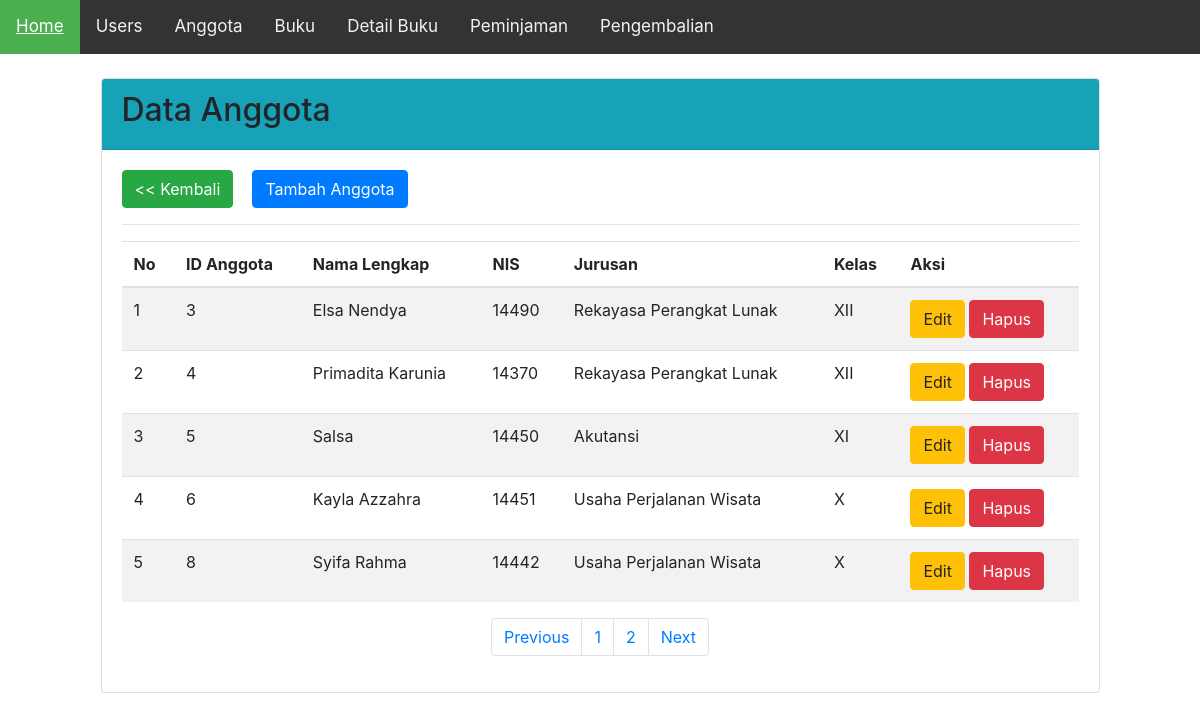
/anggota.php, run on the app's committed database.
### tables this page shows
CREATE TABLE `anggota` (
  `id_anggota` int(11) NOT NULL,
  `nama_anggota` varchar(50) NOT NULL,
  `nis_anggota` varchar(10) NOT NULL,
  `jurusan_anggota` varchar(30) NOT NULL,
  `kelas_anggota` varchar(10) NOT NULL
);

### koneksi.php (called while the page is built, shortened)
<?php
	class database{
		var $host 	= "localhost";
		var $uname	= "root";
		var $passw	= "";
		var $db 	= "perpustakaan";
		function __construct(){
			$this->koneksi = mysqli_connect(
				$this->host,
				$this->uname,
				$this->passw,
				$this->db);
		}
		function tampil_anggota(){
			$query = mysqli_query($this->koneksi,"select * from anggota");
			$data = $query->num_rows;
			return $data;
		}
		function tampil_anggota_paging($awal,$batas){
		$data = mysqli_query($this->koneksi,"select * from anggota order by id_anggota asc limit $awal, $batas");
		while($row= mysqli_fetch_array($data)){
			$hasil[]= $row;
		}
		$jml = $data->num_rows;
		if ($jml != 0) {
			return $hasil;
		}
	}
	}
?>

### view_anggota.php (the view, shortened to what this page needs)
<div class="table-responsive">
		<table class="table table-striped">
		<input class="btn btn-success" style="margin-right:2%;" action="action" onclick="window.history.go(-1); return false;" type="submit" value="&lt;&lt; Kembali">
		<a href="tambah_anggota.php" class="btn btn-primary">Tambah Anggota</a>
		<thead>
		<hr>
		<tr>
			<th>No</th>
			<th>ID Anggota</th>
			<th>Nama Lengkap</th>
			<th>NIS</th>
			<th>Jurusan</th>
			<th>Kelas</th>
			<th>Aksi</th>
		</tr>
		</thead>
		<?php
			foreach($data_anggota as $row){
		?>
		<tr>
		<?php
			$cekjurusan = $row['jurusan_anggota'];
				if($cekjurusan=='AK'){
					$jurusannya="Akutansi";
				}else if($cekjurusan=='AP'){
					$jurusannya="Adminitrasi Perkantoran";
				}else if($cekjurusan=='PM'){
					$jurusannya="Pemasaran";
				}else if($cekjurusan=='UPW'){
					$jurusannya="Usaha Perjalanan Wisata";
				}else if($cekjurusan=='MM'){
					$jurusannya="Multimedia";
				}else if($cekjurusan=='RPL'){
					$jurusannya="Rekayasa Perangkat Lunak";
				}else{
					$jurusannya="Broadcasting";
				}
			$cekkelas = $row['kelas_anggota'];
				if($cekkelas=='1'){
					$kelasnya="X";
				}else if($cekkelas=='2'){
					$kelasnya="XI";
				}else{
					$kelasnya="XII";
				}
		?>
			<td><?php echo $nomor++; ?></td>
			<td><?php echo $row['id_anggota']; ?></td>
			<td><?php echo $row['nama_anggota']; ?></td>
			<td><?php echo $row['nis_anggota']; ?></td>
			<td><?php echo $jurusannya; ?></td>
			<td><?php echo $kelasnya; ?></td>
			<td>
				<a class="btn btn-warning" a href="edit_anggota.php?id_anggota=<?php echo $row['id_anggota']; ?>">Edit</a>
				<a class="btn btn-danger" a href="proses.php?aksi=hapus_anggota&id_anggota=
					<?php echo $row['id_anggota']; ?>
					"onclick='return confirm("Apakah Yakin Ingin Menghapus?")'>Hapus</a>
			</td>
				<?php
					}
				?>
				</tr>
			</table>
			<nav>
				<ul class="pagination justify-content-center">
					<li class="page-item">
						<a class="page-link" <?php if($halaman > 1) {echo "href='?halaman=$previous'";} ?>>Previous</a>
					</li>
					<?php
					for($x=1;$x<=$total_halaman;$x++){
						?>
						<li class="page-item"><a class="page-link" href="?halaman=<?php echo $x ?>"><?php echo $x; ?></a></li>
						<?php
					}
					?>
					<li class="page-item">
						<a class="page-link" <?php if($halaman < $total_halaman) {echo "href='?halaman=$next'";} ?>>Next</a>
					</li>
				</ul>
			</nav>
</div>

### data on the page
anggota: id_anggota "3", nama_anggota "Elsa Nendya", nis_anggota "14490", jurusan_anggota "Rekayasa Perangkat Lunak", kelas_anggota "XII"
anggota: id_anggota "4", nama_anggota "Primadita Karunia", nis_anggota "14370", jurusan_anggota "Rekayasa Perangkat Lunak", kelas_anggota "XII"
anggota: id_anggota "5", nama_anggota "Salsa", nis_anggota "14450", jurusan_anggota "Akutansi", kelas_anggota "XI"
anggota: id_anggota "6", nama_anggota "Kayla Azzahra", nis_anggota "14451", jurusan_anggota "Usaha Perjalanan Wisata", kelas_anggota "X"
anggota: id_anggota "8", nama_anggota "Syifa Rahma", nis_anggota "14442", jurusan_anggota "Usaha Perjalanan Wisata", kelas_anggota "X"
